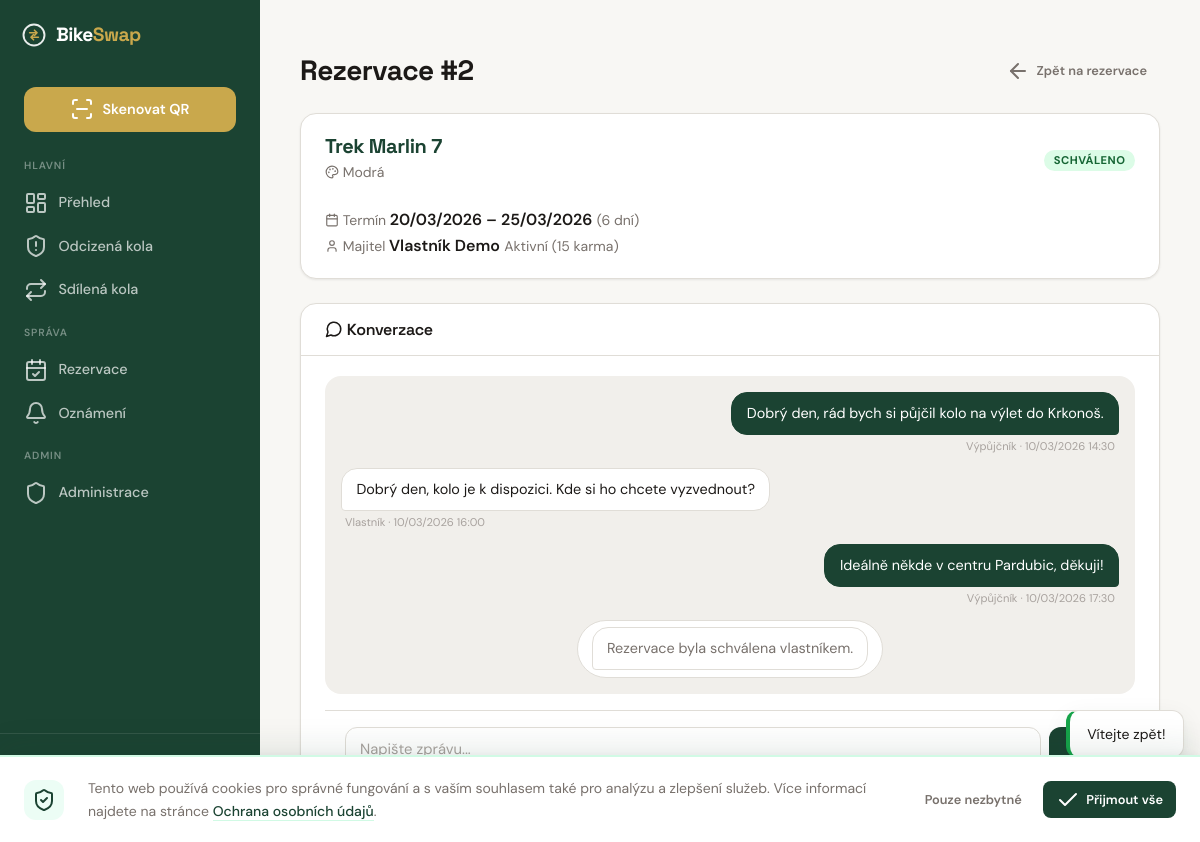
The app's page /reservation/2 (signed in) with its own data.
### tables this page shows
CREATE TABLE IF NOT EXISTS `reservations` (
    `id`                 INT UNSIGNED    NOT NULL AUTO_INCREMENT,
    `bike_id`            INT UNSIGNED    NOT NULL,
    `borrower_id`        INT UNSIGNED    NOT NULL,
    `owner_id`           INT UNSIGNED    NOT NULL,
    `conversation_token` VARCHAR(64)     NOT NULL,
    `date_from`          DATE            NOT NULL,
    `date_to`            DATE            NOT NULL,
    `message`            TEXT            NULL DEFAULT NULL,
    `status`             ENUM('pending','approved','rejected','active','completed','cancelled','not_returned','disputed') NOT NULL DEFAULT 'pending',
    `not_returned_reason`  TEXT          NULL DEFAULT NULL,
    `dispute_reason`       TEXT          NULL DEFAULT NULL,
    `admin_resolution`     ENUM('borrower_guilty','owner_guilty') NULL DEFAULT NULL,
    `admin_resolved_by`    INT UNSIGNED  NULL DEFAULT NULL,
    `admin_resolved_at`    DATETIME      NULL DEFAULT NULL,
    `created_at`         DATETIME        NOT NULL DEFAULT CURRENT_TIMESTAMP,
    `updated_at`         DATETIME        NOT NULL DEFAULT CURRENT_TIMESTAMP ON UPDATE CURRENT_TIMESTAMP,

    PRIMARY KEY (`id`),
    UNIQUE KEY `uq_reservations_token` (`conversation_token`),
    KEY `idx_reservations_bike_dates` (`bike_id`, `date_from`, `date_to`, `status`),
    KEY `idx_reservations_borrower` (`borrower_id`, `status`),
    KEY `idx_reservations_owner` (`owner_id`, `status`),
    CONSTRAINT `fk_reservations_bike` FOREIGN KEY (`bike_id`) REFERENCES `bikes` (`id`) ON DELETE CASCADE,
    CONSTRAINT `fk_reservations_borrower` FOREIGN KEY (`borrower_id`) REFERENCES `users` (`id`) ON DELETE CASCADE,
    CONSTRAINT `fk_reservations_owner` FOREIGN KEY (`owner_id`) REFERENCES `users` (`id`) ON DELETE CASCADE,
    CONSTRAINT `fk_reservations_admin` FOREIGN KEY (`admin_resolved_by`) REFERENCES `users` (`id`) ON DELETE SET NULL
);

CREATE TABLE IF NOT EXISTS `bikes` (
    `id`                   INT UNSIGNED    NOT NULL AUTO_INCREMENT,
    `owner_id`             INT UNSIGNED    NOT NULL,
    `qr_hash`              VARCHAR(64)     NOT NULL,
    `brand`                VARCHAR(100)    NOT NULL,
    `model`                VARCHAR(100)    NULL DEFAULT NULL,
    `color`                VARCHAR(50)     NOT NULL,
    `frame_number`         VARCHAR(100)    NULL DEFAULT NULL,
    `year_of_manufacture`  SMALLINT UNSIGNED NULL DEFAULT NULL,
    `description`          TEXT            NULL DEFAULT NULL,
    `status`               ENUM('active', 'stolen', 'found', 'recovered', 'seized') NOT NULL DEFAULT 'active',
    `is_shared`            TINYINT(1)      NOT NULL DEFAULT 0,
    `auto_accept`          TINYINT(1)      NOT NULL DEFAULT 0,
    `availability_days`    VARCHAR(20)     DEFAULT NULL,
    `created_at`           DATETIME        NOT NULL DEFAULT CURRENT_TIMESTAMP,
    `updated_at`           DATETIME        NOT NULL DEFAULT CURRENT_TIMESTAMP ON UPDATE CURRENT_TIMESTAMP,

    PRIMARY KEY (`id`),
    UNIQUE KEY `uq_bikes_qr_hash` (`qr_hash`),
    KEY `idx_bikes_owner` (`owner_id`),
    KEY `idx_bikes_status` (`status`),
    KEY `idx_bikes_shared` (`is_shared`),
    CONSTRAINT `fk_bikes_owner` FOREIGN KEY (`owner_id`) REFERENCES `users` (`id`) ON DELETE CASCADE
);

CREATE TABLE IF NOT EXISTS `users` (
    `id`                 INT UNSIGNED    NOT NULL AUTO_INCREMENT,
    `email`              VARCHAR(255)    NOT NULL,
    `password_hash`      VARCHAR(255)    NOT NULL,
    `role`               ENUM('user', 'police', 'admin') NOT NULL DEFAULT 'user',
    `first_name`         VARCHAR(50)     NOT NULL,
    `surname`            VARCHAR(50)     NOT NULL DEFAULT '',
    `phone`              VARCHAR(20)     NULL DEFAULT NULL,
    `address`            VARCHAR(255)    NULL DEFAULT NULL,
    `is_verified`        TINYINT(1)      NOT NULL DEFAULT 0,
    `verification_token` VARCHAR(64)     NULL DEFAULT NULL,
    `password_reset_token`   VARCHAR(64) NULL DEFAULT NULL,
    `password_reset_expires` DATETIME    NULL DEFAULT NULL,
    `totp_secret`        VARCHAR(255)    NULL DEFAULT NULL,
    `totp_enabled`       TINYINT(1)      NOT NULL DEFAULT 0,
    `karma_score`        INT             NOT NULL DEFAULT 0,
    `is_banned`          TINYINT(1)      NOT NULL DEFAULT 0,
    `created_at`         DATETIME        NOT NULL DEFAULT CURRENT_TIMESTAMP,
    `updated_at`         DATETIME        NOT NULL DEFAULT CURRENT_TIMESTAMP ON UPDATE CURRENT_TIMESTAMP,
    `last_login_at`      DATETIME        NULL DEFAULT NULL,

    PRIMARY KEY (`id`),
    UNIQUE KEY `uq_users_email` (`email`),
    KEY `idx_users_role` (`role`)
);

CREATE TABLE IF NOT EXISTS `reservation_messages` (
    `id`               INT UNSIGNED    NOT NULL AUTO_INCREMENT,
    `reservation_id`   INT UNSIGNED    NOT NULL,
    `sender_type`      ENUM('owner','borrower','system','admin') NOT NULL,
    `sender_user_id`   INT UNSIGNED    NULL DEFAULT NULL,
    `message`          TEXT            NOT NULL,
    `is_read`          TINYINT(1)      NOT NULL DEFAULT 0,
    `created_at`       DATETIME        NOT NULL DEFAULT CURRENT_TIMESTAMP,

    PRIMARY KEY (`id`),
    KEY `idx_resmsg_reservation` (`reservation_id`, `created_at`),
    CONSTRAINT `fk_resmsg_reservation` FOREIGN KEY (`reservation_id`) REFERENCES `reservations` (`id`) ON DELETE CASCADE,
    CONSTRAINT `fk_resmsg_sender` FOREIGN KEY (`sender_user_id`) REFERENCES `users` (`id`) ON DELETE SET NULL
);

### templates/reservation/detail.php (the view, shortened to what the rows shown need)
<?php
$isOwner = $reservation->isOwnedBy($currentUser->getId());
$otherUser = $isOwner ? $reservation->getBorrower() : $reservation->getOwner();
$bike = $reservation->getBike();
?>
<div class="page-header">
  <h1>Rezervace #<?= $reservation->getId() ?></h1>
  <div class="page-header-actions">
    <a href="/reservations" class="btn btn-ghost btn-sm">
    </a>
  </div>
</div>
<div class="card mb-lg">
  <div class="card-body">
    <div class="flex gap-lg items-center flex-wrap">
      <?php if ($bike): ?>
        <div>
          <h3 style="margin-bottom:0.15rem">
            <a href="/bike/<?= e($bike->getQrHash()) ?>"><?= e($bike->getFullName()) ?></a>
          </h3>
          <p class="text-muted text-sm">
            <i data-lucide="palette" class="icon-inline"></i>
            <?= e($bike->getColor()) ?>
          </p>
        </div>
      <?php endif; ?>
      <div style="margin-left:auto">
        <span class="status-badge <?= $reservation->getStatusClass() ?>">
          <?= e($reservation->getStatusLabel()) ?>
        </span>
      </div>
    </div>
    <div class="reservation-detail-grid mt-lg">
      <div class="reservation-detail-item">
        <span class="text-muted text-sm">
          <i data-lucide="calendar" class="icon-inline"></i> Termín
        </span>
        <strong><?= $reservation->getDateRangeText() ?></strong>
        <span class="text-muted text-sm">
          (<?= $reservation->getDurationDays() ?> <?= $reservation->getDurationDays() === 1 ? 'den' : ($reservation->getDurationDays() < 5 ? 'dny' : 'dní') ?>)
        </span>
      </div>
      <?php if ($otherUser): ?>
        <div class="reservation-detail-item">
          <span class="text-muted text-sm">
            <i data-lucide="user" class="icon-inline"></i>
            <?= $isOwner ? 'Vypůjčitel' : 'Majitel' ?>
          </span>
          <strong><?= e($otherUser->getFullName()) ?></strong>
          <span class="text-muted text-sm">
            <?= e($otherUser->getKarmaLevel()) ?> (<?= $otherUser->getKarmaScore() ?> karma)
          </span>
        </div>
      <?php endif; ?>
    </div>
  </div>
</div>
<div class="card">
  <div class="card-body" style="padding-bottom:0">
    <div class="conversation-messages" id="messages"
         data-poll-url="/reservation/<?= $reservation->getId() ?>/poll"
         data-last-id="<?= !empty($messages) ? $messages[array_key_last($messages)]->getId() : 0 ?>"
         data-status="<?= e($reservation->getStatusLabel()) ?>">
      <?php if (empty($messages)): ?>
        <p class="text-muted" style="text-align:center;padding:2rem 0">Zatím žádné zprávy.</p>
      <?php else: ?>
        <?php foreach ($messages as $msg): ?>
          <?php
          $senderType = $msg->getSenderType();
          $isMine = ($isOwner && $senderType === 'owner') || (!$isOwner && $senderType === 'borrower');
          ?>
          <div class="message <?= $msg->getSenderClass() ?> <?= $isMine ? 'mine' : '' ?>">
            <div class="message-bubble"><?= nl2br(e($msg->getMessage())) ?></div>
            <?php if (!$msg->isSystemMessage()): ?>
              <div class="message-meta"><?= e($msg->getSenderLabel()) ?> · <?= e($msg->getFormattedTime()) ?></div>
            <?php endif; ?>
          </div>
        <?php endforeach; ?>
      <?php endif; ?>
    </div>
  </div>
</div>

### records on screen
reservations: id "2", status "SCHVÁLENO", $reservation->getDateRangeText() "20/03/2026 – 25/03/2026", $reservation->getDurationDays() "6"
bikes: $bike->getFullName() "Trek Marlin 7", color "Modrá"
users: $otherUser->getFullName() "Vlastník Demo", karma_score "Aktivní", karma_score "15"
reservation_messages: message "Dobrý den, rád bych si půjčil kolo na výlet do Krkonoš.", sender_type "Výpůjčník", created_at "10/03/2026 14:30"
reservation_messages: message "Dobrý den, kolo je k dispozici. Kde si ho chcete vyzvednout?", sender_type "Vlastník", created_at "10/03/2026 16:00"
reservation_messages: message "Ideálně někde v centru Pardubic, děkuji!", sender_type "Výpůjčník", created_at "10/03/2026 17:30"
reservation_messages: message "Rezervace byla schválena vlastníkem."
